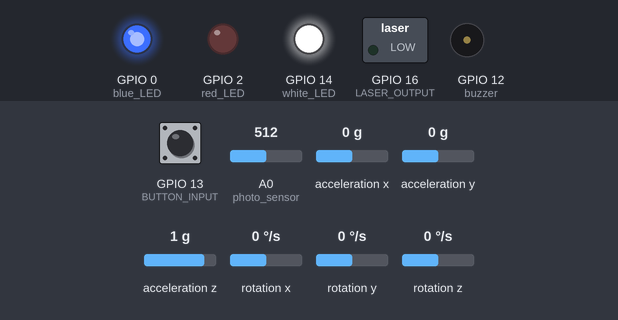
The sketch below on a simulated ESP8266 (NodeMCU). Parts: switched loads named in the sketch (green lamp = pin HIGH), output pins drawn as LEDs (lit = HIGH), buzzer (waves = sounding). The test bench sets the inputs (shaded band); at power-on: A0 (photo_sensor) = 512, GPIO 13 (BUTTON_INPUT) LOW, acceleration x 0 g, acceleration y 0 g, acceleration z 1 g, rotation x 0 °/s, rotation y 0 °/s, rotation z 0 °/s. WiFi joins after 1.5 s; servers stay silent unless stated; uploads are accepted with an empty reply; what the sketch prints to the serial monitor is not drawn.

Above: at 3.0 s.
3.1 s: A0 (photo_sensor) set to 692
4.6 s: A0 (photo_sensor) set to 710
At 4.86 s:
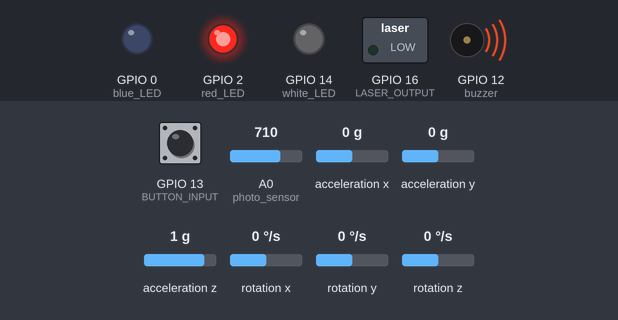
At 6.1 s:
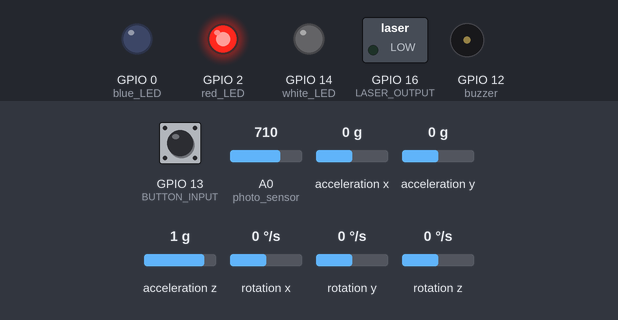
6.5 s: GPIO 13 (BUTTON_INPUT) pulled HIGH for 0.15 s
At 6.73 s:
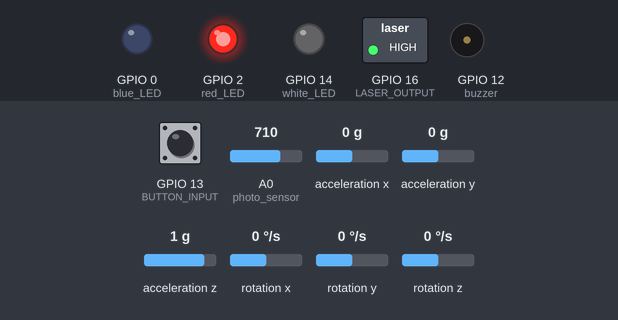
Timing chart, 0 to 9.5 s (numbered marks = the images above; inputs shaded):
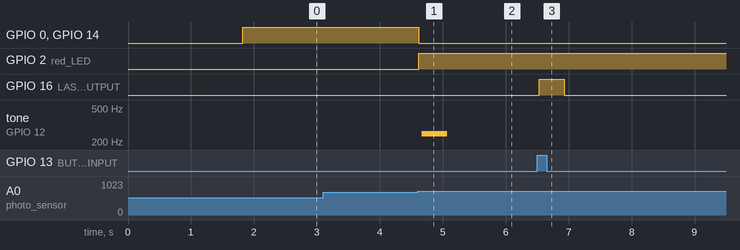

Measured:
- the behaviour switches between 699 and 700 on A0 (photo_sensor) (found by bisection; images 0 and 1)
- after the input at 3.1 s, every drawn part: stays the same
- after the input at 4.6 s, GPIO 0 (blue_LED), GPIO 14 (white_LED): HIGH → LOW at once; GPIO 2 (red_LED): LOW → HIGH at once; tone on GPIO 12 (buzzer): silent → 250 Hz after 0.07 s, → silent 0.40 s later
- after the input at 6.5 s, GPIO 16 (LASER_OUTPUT): LOW → HIGH at once, → LOW 0.40 s later

The sketch:

main.ino
```cpp
#include "task.h"
#include "laser.h"
#include "accelerometer.h"
//#include "display.h"
#include "wifi.h"
#include "holder.h"
#include "vest.h"

// TASK SCHEDULER
const unsigned short tasksNum = 3;
task tasks[tasksNum];

void setup() {
  Serial.begin(9600); //115200
  // Specify pins
  pinMode(LASER_OUTPUT, OUTPUT);
  pinMode(BUTTON_INPUT, INPUT);

  //all pins below from vest.h
  pinMode(photo_sensor, INPUT);
  pinMode(blue_LED, OUTPUT);
  pinMode(red_LED, OUTPUT);
  pinMode(white_LED, OUTPUT);
  pinMode(buzzer, OUTPUT);

  // Set up LCD
  //lcd.begin(16,2);
  //lcd.init();
  //lcd.backlight();
  // Set up MPU
  while(!mpu.begin(MPU6050_SCALE_2000DPS, MPU6050_RANGE_2G)) {
	Serial.println("Could not find a valid MPU6050 sensor, check wiring!");
	delay(500);
  }
  checkSettings();
  // TASK SCHEDULER
  int i = 0;
  tasks[i].state = Laser_Init;
  tasks[i].period = 100;
  tasks[i].elapsedTime = 0;
  tasks[i].TickFct = &Laser_TickFct;
  i++;
  tasks[i].state = Vest_Init;
  tasks[i].period = 200;
  tasks[i].elapsedTime = 0;
  tasks[i].TickFct = &Vest_TickFct;
  //i++;
  //tasks[i].state = 0;
  //tasks[i].period = 200;
  //tasks[i].elapsedTime = 0;
  //tasks[i].TickFct = &Screen_TickFct;
  i++;
  tasks[i].state = MPU_Read;
  tasks[i].period = 100;
  tasks[i].elapsedTime = 0;
  tasks[i].TickFct = &MPU_TickFct;

  setup_wifi();
  _ID = generate(); // Global ID in holder.h
}

void loop() {
  //commented code below tests vest.h
  //Serial.println(analogRead(photo_sensor)); //809-810 in classroom lighting
  //Serial.println(curr_respawn_time);

  // TASK SCHEDULER

  unsigned char i;
  for (i = 0; i < tasksNum; ++i) {
    if ( (millis() - tasks[i].elapsedTime) >= tasks[i].period) {
      tasks[i].state = tasks[i].TickFct(tasks[i].state);
      tasks[i].elapsedTime = millis(); // Last time this task was ran
    }
  }
}
```

accelerometer.h
```cpp
#include <Wire.h>
#include <MPU6050.h>

float threshold = 2.00;

MPU6050 mpu;

void checkSettings() {
  Serial.println();

  Serial.print(" * Sleep Mode:            ");
  Serial.println(mpu.getSleepEnabled() ? "Enabled" : "Disabled");

  Serial.print(" * Clock Source:          ");
  switch(mpu.getClockSource())
  {
    case MPU6050_CLOCK_KEEP_RESET:     Serial.println("Stops the clock and keeps the timing generator in reset"); break;
    case MPU6050_CLOCK_EXTERNAL_19MHZ: Serial.println("PLL with external 19.2MHz reference"); break;
    case MPU6050_CLOCK_EXTERNAL_32KHZ: Serial.println("PLL with external 32.768kHz reference"); break;
    case MPU6050_CLOCK_PLL_ZGYRO:      Serial.println("PLL with Z axis gyroscope reference"); break;
    case MPU6050_CLOCK_PLL_YGYRO:      Serial.println("PLL with Y axis gyroscope reference"); break;
    case MPU6050_CLOCK_PLL_XGYRO:      Serial.println("PLL with X axis gyroscope reference"); break;
    case MPU6050_CLOCK_INTERNAL_8MHZ:  Serial.println("Internal 8MHz oscillator"); break;
  }

  Serial.print(" * Accelerometer:         ");
  switch(mpu.getRange())
  {
    case MPU6050_RANGE_16G:            Serial.println("+/- 16 g"); break;
    case MPU6050_RANGE_8G:             Serial.println("+/- 8 g"); break;
    case MPU6050_RANGE_4G:             Serial.println("+/- 4 g"); break;
    case MPU6050_RANGE_2G:             Serial.println("+/- 2 g"); break;
  }

  Serial.print(" * Accelerometer offsets: ");
  Serial.print(mpu.getAccelOffsetX());
  Serial.print(" / ");
  Serial.print(mpu.getAccelOffsetY());
  Serial.print(" / ");
  Serial.println(mpu.getAccelOffsetZ());

  Serial.println();
}

Vector rawAccel;
Vector normAccel;

enum MPU_States { MPU_Read };

int MPU_TickFct(int state) {
	if(state == MPU_Read) {
		rawAccel = mpu.readRawAccel();
		normAccel = mpu.readNormalizeAccel();
		if(normAccel.XAxis <= threshold && normAccel.ZAxis >= 20 - threshold) {
			// Set reloading state here
      Serial.println("Reload");
		}
	}
	else state = MPU_Read;
	return state;
}
```

holder.h
```cpp
#ifndef __HOLDER_H__
#define __HOLDER_H__

int _ID = 0;
int _AMMO = 10;

#endif
```

laser.h
```cpp
#ifndef __LASER_H__
#define __LASER_H__

#include "wifi.h"
#include "holder.h"

int LASER_OUTPUT = 16;
int BUTTON_INPUT = 13;

enum Laser_States { Laser_Init, Laser_Depress, Laser_Press1, Laser_Press2, Laser_Wait };

int Laser_TickFct(int state) {
  switch (state) {
    case Laser_Init:
      state = Laser_Depress;
      break;
    case Laser_Depress:
       if (digitalRead(BUTTON_INPUT) == HIGH) state = Laser_Press1;
      break;
    case Laser_Press1:
      state = Laser_Press2;
      break;
    case Laser_Press2:
      state = Laser_Wait;
      break;
    case Laser_Wait:
      if (digitalRead(BUTTON_INPUT) == LOW) state = Laser_Depress;
      break;
    default:
      state = Laser_Init;
      break;
  }

  switch (state) {
    case Laser_Init:
    case Laser_Depress:
    case Laser_Wait:
      digitalWrite(LASER_OUTPUT, LOW);
      break;
    case Laser_Press1:
      digitalWrite(LASER_OUTPUT, HIGH);
      shoot(_ID); // Call shoot WiFi function
      _AMMO = _AMMO - 1;
      break;
    case Laser_Press2:
      digitalWrite(LASER_OUTPUT, HIGH);
      break;
    default:
      break;
  }

  return state;
}

#endif //__LASER_H__
```

task.h
```cpp
#ifndef __TASK_H__
#define __TASK_H__

typedef struct task {
  int state;
  unsigned long period;
  unsigned long elapsedTime;
  int (*TickFct)(int);
} task;

#endif //__TASK_H__
```

vest.h
```cpp
#ifndef __VEST_H__
#define __VEST_H__

int photo_sensor = A0; //ADC0
int blue_LED = 0;
int red_LED = 2;
int white_LED = 14;
int buzzer = 12;
unsigned char j;
unsigned char curr_respawn_time = 0; //the time player is at currently during respawn
const int total_respawn_time = 50; //period = 200 ms => respwan time = 10 secs of total respawn time
const int ps_threshold = 700; //>= 900? means photosensor registers laser input

enum Vest_States { Vest_Init, Vest_Hit, Vest_NotHit, Vest_Respawning };

int Vest_TickFct(int state) {
  switch (state) {
    case Vest_Init:
      if(analogRead(photo_sensor) >= ps_threshold)
        state = Vest_Hit;
      if(analogRead(photo_sensor) < ps_threshold)
        state = Vest_NotHit;
      break;
    case Vest_Hit:
      state = Vest_Respawning;
      break;
    case Vest_NotHit:
      if(analogRead(photo_sensor) >= ps_threshold)
        state = Vest_Hit;
      if(analogRead(photo_sensor) < ps_threshold)
        state = Vest_NotHit;
      break;
    case Vest_Respawning:
      if(curr_respawn_time < total_respawn_time)
        state = Vest_Respawning;
      if(curr_respawn_time >= total_respawn_time)
        state = Vest_NotHit;
      break;
    default:
      state = Vest_Init;
      break;
  }

  switch (state) {
    case Vest_Init:
    case Vest_Hit:
      digitalWrite(blue_LED, LOW);
      digitalWrite(white_LED, LOW);
      digitalWrite(red_LED, HIGH);
      for(j = 0; j < 100; j++){
        digitalWrite(buzzer, HIGH);
        delay(2);
        digitalWrite(buzzer, LOW);
        delay(2);
      }
      curr_respawn_time = 0;
      break;
    case Vest_NotHit:
      digitalWrite(blue_LED, HIGH);
      digitalWrite(white_LED, HIGH);
      digitalWrite(red_LED, LOW);
      digitalWrite(buzzer, LOW);
      break;
    case Vest_Respawning:
      digitalWrite(blue_LED, LOW);
      digitalWrite(white_LED, LOW);
      digitalWrite(red_LED, HIGH);
      curr_respawn_time++;
      break;
    default:
      break;
  }

  return state;
}

#endif //__VEST_H__
```

wifi.h
```cpp
#ifndef __WIFI_H__
#define __WIFI_H__

#include <ESP8266WiFi.h>
#include <ESP8266HTTPClient.h>
#include <WiFiClient.h>
#include <ArduinoJson.h>

const char* ssid = "0x69 50 31 31 50 4D";
const char* password = "sv7gu4dy84rez";

String serverName = "http://172.104.196.152:3333/";

// FUNCTIONS
int generate();
void shoot(int id);
void reload(int id);

void setup_wifi() {
  WiFi.begin(ssid, password);
  Serial.println("Connecting");
  while(WiFi.status() != WL_CONNECTED) {
    delay(500);
    Serial.print(".");
  }
  Serial.println("");
  Serial.print("Connected to WiFi network with IP Address: ");
  Serial.println(WiFi.localIP());
}

String post(String route, int id) {
  //Check WiFi connection status
  if(WiFi.status()== WL_CONNECTED){
    WiFiClient client;
    HTTPClient http;

    String serverPath = serverName + route;

    // Your Domain name with URL path or IP address with path
    http.begin(client, serverPath.c_str());

    // If you need Node-RED/server authentication, insert user and password below
    //http.setAuthorization("REPLACE_WITH_SERVER_USERNAME", "REPLACE_WITH_SERVER_PASSWORD");

    // Send HTTP GET request
    http.addHeader("Content-Type", "application/x-www-form-urlencoded");
    char str[80];
    sprintf(str, "id=%d", id);
    puts(str);
    int httpResponseCode = http.POST(str);

    if (httpResponseCode>0) {
      Serial.print("HTTP Response code: ");
      Serial.println(httpResponseCode);
      String payload = http.getString();
      Serial.println(payload);
      http.end();
      return payload;
    }
    else {
      http.end();
      Serial.print("Error code: ");
      Serial.println(httpResponseCode);
      return "";
    }
  }
  else {
    Serial.println("WiFi Disconnected");
    return "";
  }
}

int generate() {
  String payload = post("generate_id", 0);
  DynamicJsonDocument doc(1024);
  deserializeJson(doc, payload.c_str());
  return doc["player"]["id"];;
}

void shoot(int id) {
  post("shoot", id);
}

void reload(int id) {
  post("reload", id);
}

#endif
```
